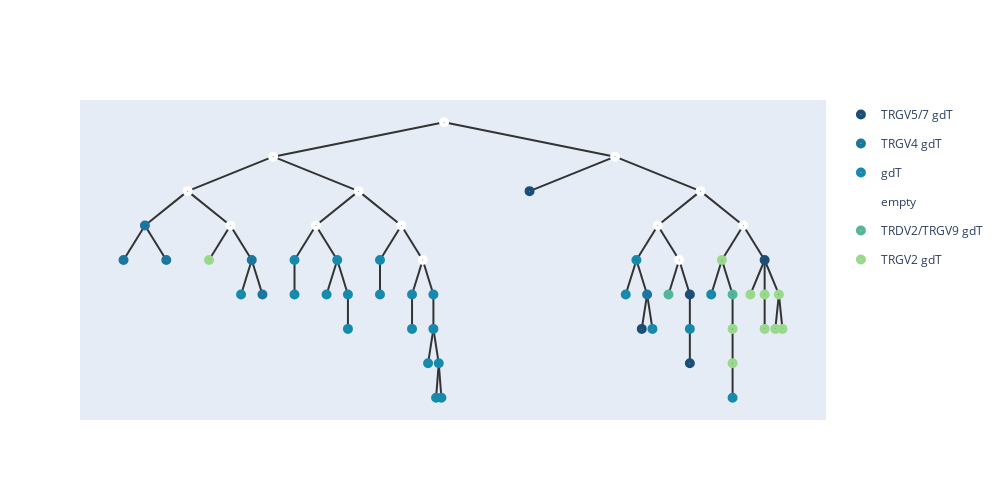

The code cell stored with this chart in its notebook:
### Code cell
ans=[]
find_distances(root,ans)
ans =np.array(ans)
percentile_25 = np.percentile(ans, 50)
percentile_75 = np.percentile(ans, 100)

percentile_25,percentile_75
temp,root = merge_points(similarities,root,nodes1,embeddings,0,percentile_25,percentile_75,n)
for i in nodes1:
    i.hyper = temp[int(i)]
    i.value =  temp[int(i)]
embeddings = temp.numpy();
add_meta(root,meta_list1,[])
show_tree(root,color=['#184e77','#1a759f','#168aad',"#34a0a4",'#52b69a','#99d98c','#76c893','#99d98c']).show_fig()
remove_meta(root);

### Figure 1 — Plotly figure (JSON) as saved in the notebook; plotly's stock layout.template omitted (floating-point values rounded to 4 significant figures)
{"data": [{"hoverinfo": "text", "hovertext": ["0_TRGV5/7 gdT", "44_TRGV5/7 gdT", "11_TRGV5/7 gdT", "7_TRGV5/7 gdT", "38_TRGV5/7 gdT"], "legendgroup": "TRGV5/7 gdT", "marker": {"color": "#184e77", "size": 10, "symbol": "circle-dot"}, "mode": "markers+text", "name": "TRGV5/7 gdT", "type": "scatter", "x": [6.625, 8.102, 8.734, 8.734, 9.719], "y": [2, -4, -2.5, -5.5, -1]}, {"hoverinfo": "text", "hovertext": ["4_TRGV4 gdT", "35_TRGV4 gdT", "37_TRGV4 gdT", "3_TRGV4 gdT", "1_TRGV4 gdT", "5_TRGV4 gdT"], "legendgroup": "TRGV4 gdT", "marker": {"color": "#1a759f", "size": 10, "symbol": "circle-dot"}, "mode": "markers+text", "name": "TRGV4 gdT", "type": "scatter", "x": [1.562, 1.281, 1.844, 2.969, 3.109, 8.172], "y": [0.5, -1, -1, -1, -2.5, -2.5]}, {"hoverinfo": "text", "hovertext": ["45_gdT", "6_gdT", "2_gdT", "19_gdT", "28_gdT", "14_gdT", "12_gdT", "20_gdT", "13_gdT", "23_gdT", "17_gdT", "27_gdT", "29_gdT", "26_gdT", "8_gdT", "36_gdT", "39_gdT", "16_gdT", "25_gdT", "15_gdT", "43_gdT", "33_gdT", "18_gdT"], "legendgroup": "gdT", "marker": {"color": "#168aad", "size": 10, "symbol": "circle-dot"}, "mode": "markers+text", "name": "gdT", "type": "scatter", "x": [2.828, 3.531, 3.531, 4.094, 3.953, 4.234, 4.234, 4.656, 4.656, 5.078, 5.078, 5.359, 5.359, 5.289, 5.43, 5.395, 5.465, 8.031, 7.891, 8.242, 8.734, 9.016, 9.297], "y": [-2.5, -1, -2.5, -1, -2.5, -2.5, -4, -1, -2.5, -2.5, -4, -2.5, -4, -5.5, -5.5, -7, -7, -1, -2.5, -4, -4, -2.5, -7]}, {"hoverinfo": "text", "hovertext": ["90", "88", "83", "81", "87", "82", "85", "78", "89", "86", "79", "77", "84"], "legendgroup": "empty", "marker": {"color": "#fff", "size": 10, "symbol": "circle-dot"}, "mode": "markers+text", "name": "empty", "type": "scatter", "x": [5.5, 3.25, 2.125, 2.688, 4.375, 3.812, 4.938, 5.219, 7.75, 8.875, 8.312, 8.594, 9.438], "y": [5, 3.5, 2, 0.5, 2, 0.5, 0.5, -1, 3.5, 2, 0.5, -1, 0.5]}, {"hoverinfo": "text", "hovertext": ["42_TRDV2/TRGV9 gdT", "22_TRDV2/TRGV9 gdT"], "legendgroup": "TRDV2/TRGV9 gdT", "marker": {"color": "#52b69a", "size": 10, "symbol": "circle-dot"}, "mode": "markers+text", "name": "TRDV2/TRGV9 gdT", "type": "scatter", "x": [8.453, 9.297], "y": [-2.5, -2.5]}, {"hoverinfo": "text", "hovertext": ["21_TRGV2 gdT", "40_TRGV2 gdT", "41_TRGV2 gdT", "32_TRGV2 gdT", "10_TRGV2 gdT", "30_TRGV2 gdT", "31_TRGV2 gdT", "24_TRGV2 gdT", "34_TRGV2 gdT", "9_TRGV2 gdT"], "legendgroup": "TRGV2 gdT", "marker": {"color": "#99d98c", "size": 10, "symbol": "circle-dot"}, "mode": "markers+text", "name": "TRGV2 gdT", "type": "scatter", "x": [2.406, 9.156, 9.297, 9.297, 9.531, 9.719, 9.719, 9.906, 9.859, 9.953], "y": [-1, -1, -4, -5.5, -2.5, -2.5, -4, -2.5, -4, -4]}], "layout": {"height": 500, "shapes": [{"layer": "below", "line": {"color": "#333", "width": 2}, "type": "line", "x0": 5.5, "x1": 5.5, "y0": 5, "y1": 5}, {"layer": "below", "line": {"color": "#333", "width": 2}, "type": "line", "x0": 5.5, "x1": 3.25, "y0": 5, "y1": 3.5}, {"layer": "below", "line": {"color": "#333", "width": 2}, "type": "line", "x0": 3.25, "x1": 2.125, "y0": 3.5, "y1": 2}, {"layer": "below", "line": {"color": "#333", "width": 2}, "type": "line", "x0": 2.125, "x1": 1.562, "y0": 2, "y1": 0.5}, {"layer": "below", "line": {"color": "#333", "width": 2}, "type": "line", "x0": 1.562, "x1": 1.281, "y0": 0.5, "y1": -1}, {"layer": "below", "line": {"color": "#333", "width": 2}, "type": "line", "x0": 1.562, "x1": 1.844, "y0": 0.5, "y1": -1}, {"layer": "below", "line": {"color": "#333", "width": 2}, "type": "line", "x0": 2.125, "x1": 2.688, "y0": 2, "y1": 0.5}, {"layer": "below", "line": {"color": "#333", "width": 2}, "type": "line", "x0": 2.688, "x1": 2.406, "y0": 0.5, "y1": -1}, {"layer": "below", "line": {"color": "#333", "width": 2}, "type": "line", "x0": 2.688, "x1": 2.969, "y0": 0.5, "y1": -1}, {"layer": "below", "line": {"color": "#333", "width": 2}, "type": "line", "x0": 2.969, "x1": 2.828, "y0": -1, "y1": -2.5}, {"layer": "below", "line": {"color": "#333", "width": 2}, "type": "line", "x0": 2.969, "x1": 3.109, "y0": -1, "y1": -2.5}, {"layer": "below", "line": {"color": "#333", "width": 2}, "type": "line", "x0": 3.25, "x1": 4.375, "y0": 3.5, "y1": 2}, {"layer": "below", "line": {"color": "#333", "width": 2}, "type": "line", "x0": 4.375, "x1": 3.812, "y0": 2, "y1": 0.5}, {"layer": "below", "line": {"color": "#333", "width": 2}, "type": "line", "x0": 3.812, "x1": 3.531, "y0": 0.5, "y1": -1}, {"layer": "below", "line": {"color": "#333", "width": 2}, "type": "line", "x0": 3.531, "x1": 3.531, "y0": -1, "y1": -2.5}, {"layer": "below", "line": {"color": "#333", "width": 2}, "type": "line", "x0": 3.812, "x1": 4.094, "y0": 0.5, "y1": -1}, {"layer": "below", "line": {"color": "#333", "width": 2}, "type": "line", "x0": 4.094, "x1": 3.953, "y0": -1, "y1": -2.5}, {"layer": "below", "line": {"color": "#333", "width": 2}, "type": "line", "x0": 4.094, "x1": 4.234, "y0": -1, "y1": -2.5}, {"layer": "below", "line": {"color": "#333", "width": 2}, "type": "line", "x0": 4.234, "x1": 4.234, "y0": -2.5, "y1": -4}, {"layer": "below", "line": {"color": "#333", "width": 2}, "type": "line", "x0": 4.375, "x1": 4.938, "y0": 2, "y1": 0.5}, {"layer": "below", "line": {"color": "#333", "width": 2}, "type": "line", "x0": 4.938, "x1": 4.656, "y0": 0.5, "y1": -1}, {"layer": "below", "line": {"color": "#333", "width": 2}, "type": "line", "x0": 4.656, "x1": 4.656, "y0": -1, "y1": -2.5}, {"layer": "below", "line": {"color": "#333", "width": 2}, "type": "line", "x0": 4.938, "x1": 5.219, "y0": 0.5, "y1": -1}, {"layer": "below", "line": {"color": "#333", "width": 2}, "type": "line", "x0": 5.219, "x1": 5.078, "y0": -1, "y1": -2.5}, {"layer": "below", "line": {"color": "#333", "width": 2}, "type": "line", "x0": 5.078, "x1": 5.078, "y0": -2.5, "y1": -4}, {"layer": "below", "line": {"color": "#333", "width": 2}, "type": "line", "x0": 5.219, "x1": 5.359, "y0": -1, "y1": -2.5}, {"layer": "below", "line": {"color": "#333", "width": 2}, "type": "line", "x0": 5.359, "x1": 5.359, "y0": -2.5, "y1": -4}, {"layer": "below", "line": {"color": "#333", "width": 2}, "type": "line", "x0": 5.359, "x1": 5.289, "y0": -4, "y1": -5.5}, {"layer": "below", "line": {"color": "#333", "width": 2}, "type": "line", "x0": 5.359, "x1": 5.43, "y0": -4, "y1": -5.5}, {"layer": "below", "line": {"color": "#333", "width": 2}, "type": "line", "x0": 5.43, "x1": 5.395, "y0": -5.5, "y1": -7}, {"layer": "below", "line": {"color": "#333", "width": 2}, "type": "line", "x0": 5.43, "x1": 5.465, "y0": -5.5, "y1": -7}, {"layer": "below", "line": {"color": "#333", "width": 2}, "type": "line", "x0": 5.5, "x1": 7.75, "y0": 5, "y1": 3.5}, {"layer": "below", "line": {"color": "#333", "width": 2}, "type": "line", "x0": 7.75, "x1": 6.625, "y0": 3.5, "y1": 2}, {"layer": "below", "line": {"color": "#333", "width": 2}, "type": "line", "x0": 7.75, "x1": 8.875, "y0": 3.5, "y1": 2}, {"layer": "below", "line": {"color": "#333", "width": 2}, "type": "line", "x0": 8.875, "x1": 8.312, "y0": 2, "y1": 0.5}, {"layer": "below", "line": {"color": "#333", "width": 2}, "type": "line", "x0": 8.312, "x1": 8.031, "y0": 0.5, "y1": -1}, {"layer": "below", "line": {"color": "#333", "width": 2}, "type": "line", "x0": 8.031, "x1": 7.891, "y0": -1, "y1": -2.5}, {"layer": "below", "line": {"color": "#333", "width": 2}, "type": "line", "x0": 8.031, "x1": 8.172, "y0": -1, "y1": -2.5}, {"layer": "below", "line": {"color": "#333", "width": 2}, "type": "line", "x0": 8.172, "x1": 8.102, "y0": -2.5, "y1": -4}, {"layer": "below", "line": {"color": "#333", "width": 2}, "type": "line", "x0": 8.172, "x1": 8.242, "y0": -2.5, "y1": -4}, {"layer": "below", "line": {"color": "#333", "width": 2}, "type": "line", "x0": 8.312, "x1": 8.594, "y0": 0.5, "y1": -1}, {"layer": "below", "line": {"color": "#333", "width": 2}, "type": "line", "x0": 8.594, "x1": 8.453, "y0": -1, "y1": -2.5}, {"layer": "below", "line": {"color": "#333", "width": 2}, "type": "line", "x0": 8.594, "x1": 8.734, "y0": -1, "y1": -2.5}, {"layer": "below", "line": {"color": "#333", "width": 2}, "type": "line", "x0": 8.734, "x1": 8.734, "y0": -2.5, "y1": -4}, {"layer": "below", "line": {"color": "#333", "width": 2}, "type": "line", "x0": 8.734, "x1": 8.734, "y0": -4, "y1": -5.5}, {"layer": "below", "line": {"color": "#333", "width": 2}, "type": "line", "x0": 8.875, "x1": 9.438, "y0": 2, "y1": 0.5}, {"layer": "below", "line": {"color": "#333", "width": 2}, "type": "line", "x0": 9.438, "x1": 9.156, "y0": 0.5, "y1": -1}, {"layer": "below", "line": {"color": "#333", "width": 2}, "type": "line", "x0": 9.156, "x1": 9.016, "y0": -1, "y1": -2.5}, {"layer": "below", "line": {"color": "#333", "width": 2}, "type": "line", "x0": 9.156, "x1": 9.297, "y0": -1, "y1": -2.5}, {"layer": "below", "line": {"color": "#333", "width": 2}, "type": "line", "x0": 9.297, "x1": 9.297, "y0": -2.5, "y1": -4}, {"layer": "below", "line": {"color": "#333", "width": 2}, "type": "line", "x0": 9.297, "x1": 9.297, "y0": -4, "y1": -5.5}, {"layer": "below", "line": {"color": "#333", "width": 2}, "type": "line", "x0": 9.297, "x1": 9.297, "y0": -5.5, "y1": -7}, {"layer": "below", "line": {"color": "#333", "width": 2}, "type": "line", "x0": 9.438, "x1": 9.719, "y0": 0.5, "y1": -1}, {"layer": "below", "line": {"color": "#333", "width": 2}, "type": "line", "x0": 9.719, "x1": 9.531, "y0": -1, "y1": -2.5}, {"layer": "below", "line": {"color": "#333", "width": 2}, "type": "line", "x0": 9.719, "x1": 9.719, "y0": -1, "y1": -2.5}, {"layer": "below", "line": {"color": "#333", "width": 2}, "type": "line", "x0": 9.719, "x1": 9.719, "y0": -2.5, "y1": -4}, {"layer": "below", "line": {"color": "#333", "width": 2}, "type": "line", "x0": 9.719, "x1": 9.906, "y0": -1, "y1": -2.5}, {"layer": "below", "line": {"color": "#333", "width": 2}, "type": "line", "x0": 9.906, "x1": 9.859, "y0": -2.5, "y1": -4}, {"layer": "below", "line": {"color": "#333", "width": 2}, "type": "line", "x0": 9.906, "x1": 9.953, "y0": -2.5, "y1": -4}], "width": 1000, "xaxis": {"showgrid": false, "showline": false, "showticklabels": false, "zeroline": false}, "yaxis": {"showgrid": false, "showline": false, "showticklabels": false, "zeroline": false}}}
